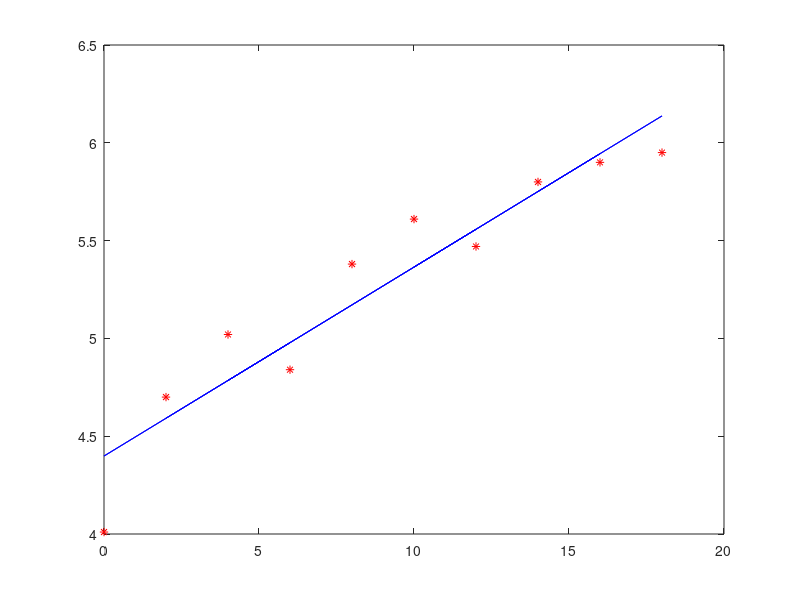

Recreate this plot in MATLAB.
%%%% método dos mínimos quadrados MMQ %%%%%%x=[2 6 4 8 12 10 18 0 16 14]';y=[4.70 4.84 5.02 5.38 5.47 5.61 5.95 4.01 5.90 5.80]';%%% ajustar uma reta pelo MMQA= [ones(size(x)) x] % só 1 na primeira coluna% ya_1 1 x_1% ya_2 1 x_2% ... = ...... c_1 c_2% ya_n 1 x_nc=A\y % solução de Ac=y representa reta ya_j=c_1+c_2 x_jya= c(1)+c(2)*x;plot(x,y,'r*',x,ya,'b')% calcular resíduoyaux=A*c;res=y-yaux;ResiduoMMQ=res'*res % res transposto * res